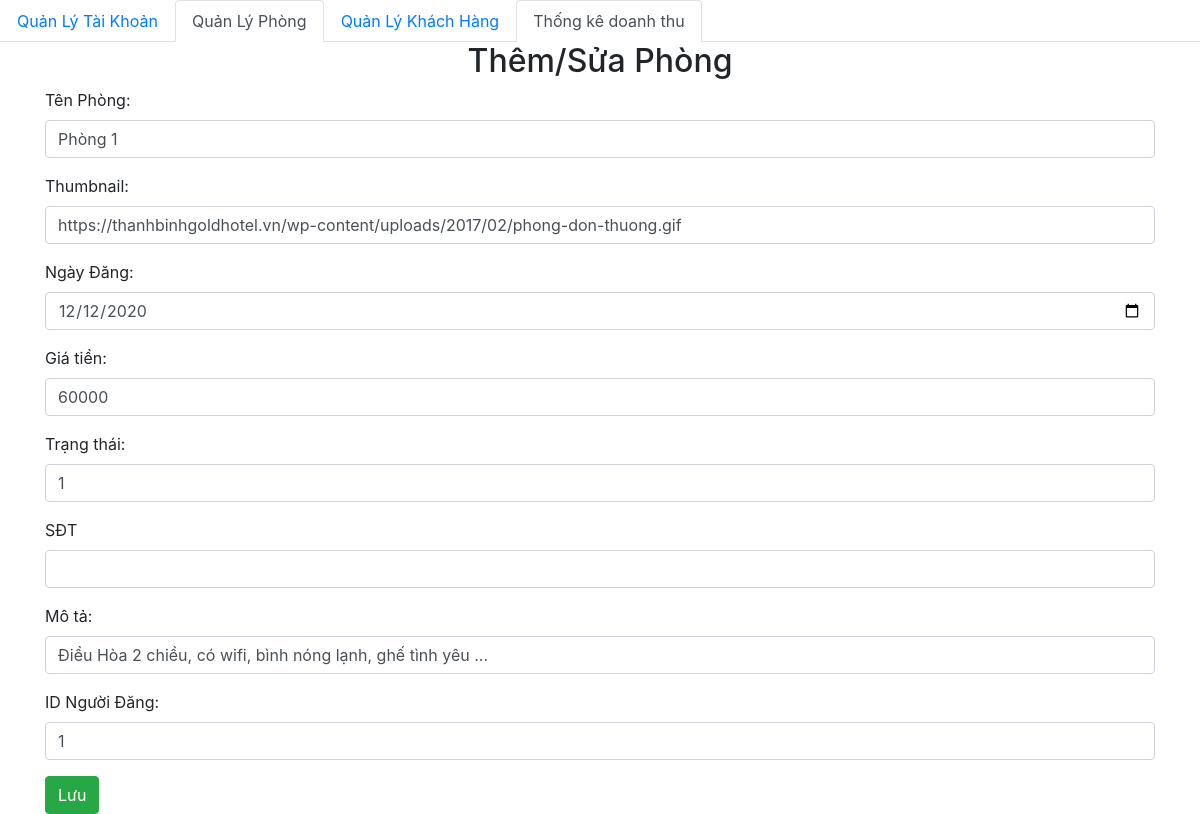
/admin/Post/addp.php?id=1 (signed in), run on an earlier commit of the app's database.
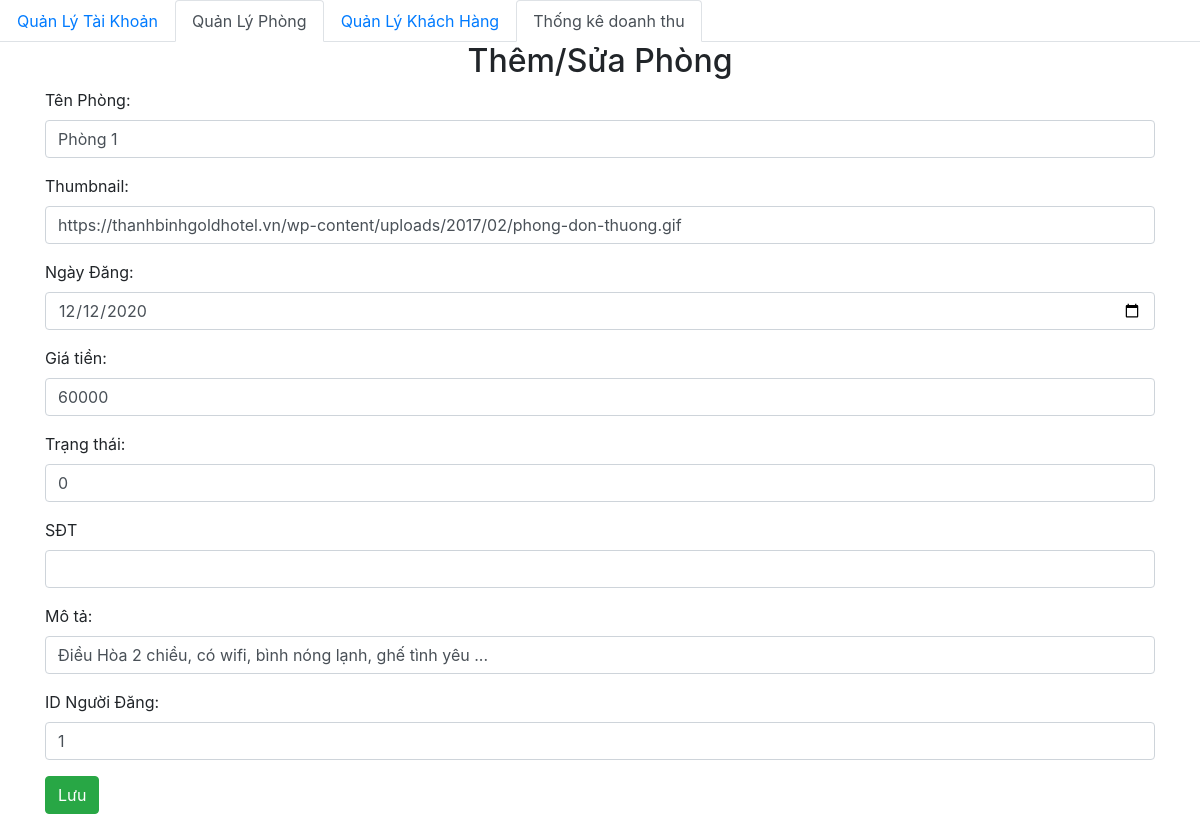
And on a later commit of the database.
### tables this page shows
CREATE TABLE IF NOT EXISTS `post` (
  `id` int NOT NULL AUTO_INCREMENT,
  `tenbai` varchar(255) NOT NULL,
  `thumbnail` varchar(255) NOT NULL,
  `ngaydang` date NOT NULL,
  `giatien` int NOT NULL,
  `trangthai` int NOT NULL,
  `SDT` int NOT NULL,
  `mota` mediumtext NOT NULL,
  `id_user` int NOT NULL,
  PRIMARY KEY (`id`),
  KEY `fk` (`id_user`)
);

### db/dbhelper.php (called while the page is built, shortened)
<?php
function executeSingleResult($sql) {
	$con = mysqli_connect(HOST, USERNAME, PASSWORD, DATABASE);
	$result = mysqli_query($con, $sql);
	$row    = mysqli_fetch_array($result, 1);
	return $row;
}

### admin/Post/addp.php (the view, shortened to what this page needs)
<?php
require_once ('../../db/dbhelper.php');
$id = $tenbai  = $thumbnail =  $ngaydang =$giatien=$trangthai=$sdt=$mota=$id_user= '';
if (isset($_GET['id'])) {
	$id       = $_GET['id'];
	$sql      = 'select * from post where id = '.$id;
	$post = executeSingleResult($sql);
	if ($post != null) {
		$tenbai = $post['tenbai'];
		$thumbnail = $post['thumbnail'];
		$ngaydang = $post['ngaydang'];
		$giatien = $post['giatien'];
		$trangthai = $post['trangthai'];
		$sdt = $post['sdt'];
		$mota = $post['mota'];
		$id_user = $post['id_user'];
	}
}
?>
<!DOCTYPE html>
<html>
<head>
	<link rel="stylesheet" href="https://maxcdn.bootstrapcdn.com/bootstrap/4.4.1/css/bootstrap.min.css">
</head>
<body>
	<ul class="nav nav-tabs">
	  <li class="nav-item">
	    <a class="nav-link" href="index.php">Quản Lý Tài Khoản</a>
	  </li>
	  <li class="nav-item">
	    <a class="nav-link active" href="../Post/">Quản Lý Phòng</a>
	  </li>
	  <li class="nav-item">
	    <a class="nav-link" href="../khachhang/">Quản Lý Khách Hàng</a>
	  </li>
	  <li class="nav-item">
	    <a class="nav-link active" href="../../test.php">Thống kê doanh thu</a>
	  </li>
	</ul>
	<div class="container">
		<div class="panel panel-primary">
			<div class="panel-heading">
				<h2 class="text-center">Thêm/Sửa Phòng</h2>
			</div>
			<div class="panel-body">
				<form method="post">
					<div class="form-group">
					  <label for="tenbai">Tên Phòng:</label>
					  <input required="true" type="text" class="form-control" id="tenbai" name="tenbai"
					  value="<?=$tenbai?>" >
					</div>
					<div class="form-group">
					  <label for="thumbnail">Thumbnail:</label>
					  <input required="true" type="text" class="form-control" id="thumbnail" name="thumbnail" value="<?=$thumbnail?>" >
					</div>
					<div class="form-group">
					  <label for="ngaydang">Ngày Đăng:</label>
					  <input required="true" type="date" class="form-control" id="ngaydang" name="ngaydang" value="<?=$ngaydang?>" >
					</div>
					<div class="form-group">
					  <label for="giatien">Giá tiền:</label>
					  <input required="true" type="text" class="form-control" id="giatien" name="giatien" value="<?=$giatien?>" >
					</div>
					<div class="form-group">
					  <label for="trangthai">Trạng thái:</label>
					  <input required="true" type="int" class="form-control" id="trangthai" name="trangthai" value="<?=$trangthai?>" >
					</div>
					<div class="form-group">
					  <label for="sdt">SĐT</label>
					  <input required="true" type="text" class="form-control" id="sdt" name="sdt" value="<?=$sdt?>" >
					</div>
					<div class="form-group">
					  <label for="mota">Mô tả:</label>
					  <input required="true" type="int" class="form-control" id="mota" name="mota" value="<?=$mota?>" >
					</div>
					<div class="form-group">
					  <label for="id_user">ID Người Đăng:</label>
					  <input required="true" type="int" class="form-control" id="id_user" name="id_user" value="<?=$id_user?>" >
					</div>
					<button class="btn btn-success">Lưu</button>
				</form>
			</div>
		</div>
	</div>
</body>
</html>

What changed in the data, as far as the page shows it:
changed post "Phòng 1": trangthai "1" → "0"
